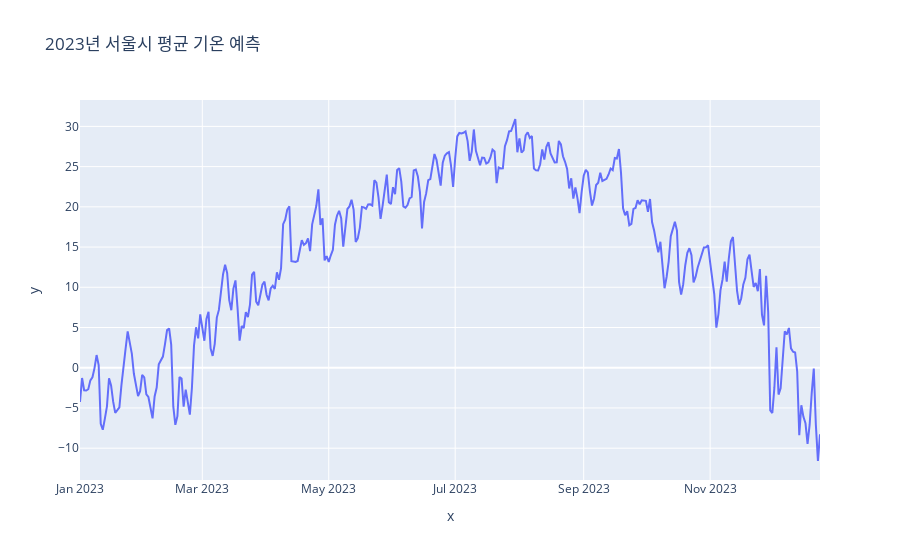

The notebook cell this image was saved under:
### Code cell
pred = et.predict(test)
pd.DataFrame({'일시': test_일시, '평균기온':pred}).to_csv('서울시 평균 기온 예측.csv', index=False)
result = pd.read_csv('서울시 평균 기온 예측.csv')

#결과 시각화
px.line(x = result.일시, y = result.평균기온, title = '2023년 서울시 평균 기온 예측')

### Figure 1 — Plotly figure (JSON) as saved in the notebook; plotly's stock layout.template omitted (floating-point values rounded to 4 significant figures; data arrays with more than 128 entries replaced by an {"elided": "..."} marker saying what was removed)
{"data": [{"hovertemplate": "x=%{x}<br>y=%{y}<extra></extra>", "legendgroup": "", "line": {"color": "#636efa", "dash": "solid"}, "marker": {"symbol": "circle"}, "mode": "lines", "name": "", "orientation": "v", "showlegend": false, "type": "scatter", "x": {"elided": "358 str values"}, "xaxis": "x", "y": {"elided": "358 float values"}, "yaxis": "y"}], "layout": {"autosize": true, "legend": {"tracegroupgap": 0}, "title": {"text": "2023년 서울시 평균 기온 예측"}, "xaxis": {"anchor": "y", "autorange": true, "domain": [0, 1], "range": ["2023-01-01", "2023-12-24"], "title": {"text": "x"}, "type": "date"}, "yaxis": {"anchor": "x", "autorange": true, "domain": [0, 1], "range": [-13.95, 33.28], "title": {"text": "y"}, "type": "linear"}}}
